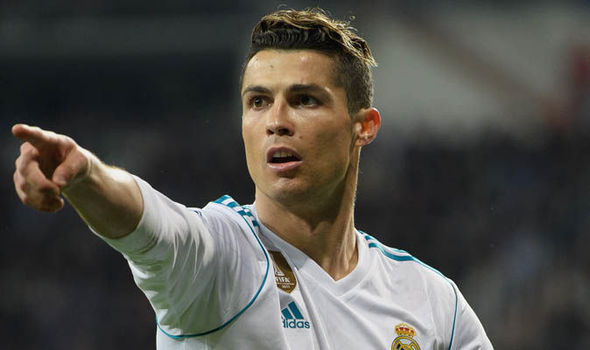
#> input picture dataset/00000004.jpg, 590 x 350 px, given in place of 00000049.jpg, which was not available
$ python cluster_faces.py
#> lines starting #> are read from the running program, lines starting #| are printed output that depends on the picture; pictures that were not available may be replaced by others from this repository, and a replacement may not be noted
# USAGE
# python cluster_faces.py --encodings encodings.pickle

# import the necessary packages
# DBSCAN model for clustering similar encodings
from sklearn.cluster import DBSCAN
from imutils import build_montages
import numpy as np
import argparse
import pickle
import cv2
import os
from constants import ENCODINGS_PATH, CLUSTERING_RESULT_PATH


# add constants file in the code (clustering_result)

def copy_image(image, id, labelID, montage=False):
    if montage:
        filename = "Face ID #{}".format(labelID) if labelID != 1 else "Unknown Faces"
        path = args["output"] + "/montage/"
    else:
        filename = str(id)
        path = args['output'] + '/label'
        path += str(labelID) + '/'

    filename += ".jpg"

    os.makedirs(path, exist_ok=True)

    # Using cv2.imwrite() method
    # Saving the image

    cv2.imwrite(os.path.join(path, filename), image)

    return

if __name__ == "__main__":
    # construct the argument parser and parse the arguments
    ap = argparse.ArgumentParser()
    ap.add_argument("-e", "--encodings", type=str, default=ENCODINGS_PATH,
                    help="path to serialized db of facial encodings")
    ap.add_argument("-j", "--jobs", type=int, default=-1,
                    help="# of parallel jobs to run (-1 will use all CPUs)")
    ap.add_argument("-o", "--output", type=str, default=CLUSTERING_RESULT_PATH,
                    help="path to output directory")
    args = vars(ap.parse_args())

    os.makedirs(args['output'], exist_ok=True)

    # load the serialized face encodings + bounding box locations from
    # disk/encodings pickle file, then extract the set of encodings to so we can cluster on them

    print("[INFO] loading encodings...")
    data = pickle.loads(open(args["encodings"], "rb").read())
#> (reads encodings/encodings.pickle from the repository)
    data = np.array(data)
    encodings = [d["encoding"] for d in data]

    # cluster the embeddings
    print("[INFO] clustering...")

    # creating DBSCAN object for clustering the encodings with the metric "euclidean"
    clt = DBSCAN(metric="euclidean", n_jobs=args["jobs"])
    clt.fit(encodings)

    # determine the total number of unique faces found in the dataset
    # clt.labels_ contains the label ID for all faces in our dataset (i.e., which cluster each face belongs to).
    # To find the unique faces/unique label IDs, used NumPy’s unique function.
    # The result is a list of unique labelIDs
    labelIDs = np.unique(clt.labels_)

    # we count the numUniqueFaces . There could potentially be a value of -1 in labelIDs — this value corresponds
    # to the “outlier” class where a 128-d embedding was too far away from any other clusters to be added to it.
    # “outliers” could either be worth examining or simply discarding based on the application of face clustering.
    numUniqueFaces = len(np.where(labelIDs > -1)[0])
    print("[INFO] # unique faces: {}".format(numUniqueFaces))

    # loop over the unique face integers
    for labelID in labelIDs:
        # find all indexes into the `data` array that belong to the
        # current label ID, then randomly sample a maximum of 25 indexes
        # from the set
        print("[INFO] faces for face ID: {}".format(labelID))
        idxs = np.where(clt.labels_ == labelID)[0]
        idxs = np.random.choice(idxs, size=min(25, len(idxs)),
                                replace=False)

        # initialize the list of faces to include in the montage
        faces = []

        # loop over the sampled indexes
        for i in idxs:
            # load the input image and extract the face ROI
            image = cv2.imread(data[i]["imagePath"])
#> image is the input picture: shape (350, 590, 3); mean B, G, R 73, 78.6, 80.3
            (top, right, bottom, left) = data[i]["loc"]
            face = image[top:bottom, left:right]
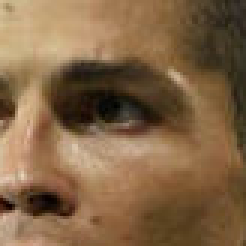
#> face: shape (82, 82, 3) (shown 3 times larger); mean B, G, R 69.8, 101.1, 130.5

            # putting the image in the clustered folder
            copy_image(image, i, labelID)

            # force resize the face ROI to 96mx96 and then add it to the
            # faces montage list
            face = cv2.resize(face, (96, 96))
#> face: shape (96, 96, 3)
            faces.append(face)

        # create a montage using 96x96 "tiles" with 5 rows and 5 columns
        montage = build_montages(faces, (96, 96), (5, 5))[0]
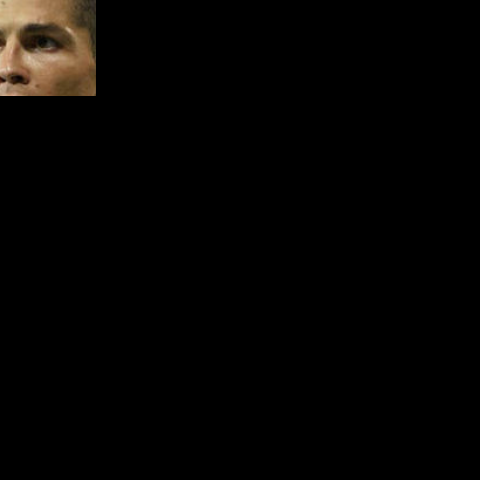
#> montage: shape (480, 480, 3); mean of channels 0, 1, 2 2.8, 4, 5.2; drawn as B, G, R
        # write on disk
        copy_image(montage, None, labelID, montage=True)
#> pass 2 of the loop `for labelID in labelIDs:`:
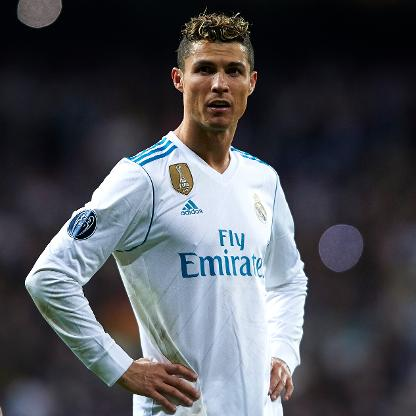
#> input picture dataset/00000005.jpg, 416 x 416 px, given in place of 00000008.jpg, which was not available
#> image is the input picture: shape (416, 416, 3); mean B, G, R 87.4, 81.6, 79.5
#> `face = image[top:bottom, left:right]`:
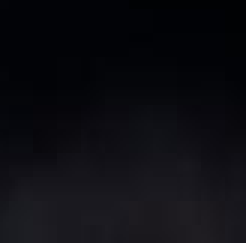
#> face: shape (81, 82, 3) (shown 3 times larger); mean B, G, R 17.2, 12.3, 12.3
#> (the run stopped early here; a loop or call above may not have finished)
